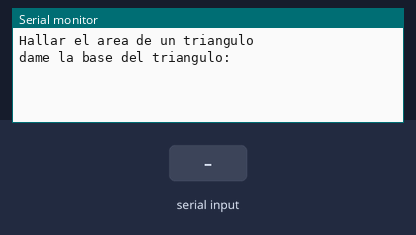
A sketch run on a simulated Arduino Uno, built with avr-gcc and run on an emulated ATmega328P. Shown: the last lines printed to the serial monitor. Inputs (shaded band) come from the test bench.

Above: at 1.2 s.
1.3 s: "90,45\n" received over Serial
At 2.66 s:
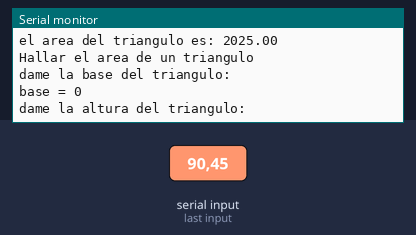
2.8 s: "30,150\n" received over Serial
At 4.6 s:
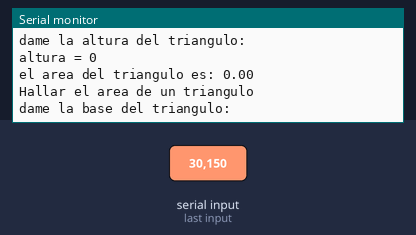

The sketch:

arduino.10.areatriangulo.ino
```cpp
//Calculo del area de un triagulo
int base = 0;                     //se declara la variable a de tipo entero y con valor 0
int altura = 0;                     //se declara la variable b de tipo entero y con valor 0
float area = 0;                  //se declara la variable suma de tipo float  con valor 0
int condicion = 0;             //se declara la variable condicion la cual controlara el flujo del programa

void setup() {                    //esta funcion solo se ejecuta una sola vez
  Serial.begin(9600);             //configura el puerto serial a 9600 de velocidad
}

void loop() {
  Serial.println("Hallar el area de un triangulo");
  Serial.println("dame la base del triangulo: ");

  while (condicion == 0) {        //si se cumple la condicion que es cero entrar a este bucle
    if (Serial.available() > 0) { //si hay algun dato en el puerto serial entrar a esta condicional if
      base = Serial.parseInt();      //el valor de base es un "parse" entero, es decir podemos darle valores enteros int.
      Serial.print("base = ");       //mostrar el valor
      Serial.println(base);          //de la variable "a"
      Serial.println("dame la altura del triangulo: ");
      condicion = 1;              //despues de introducir el valor de "a" cambia la condicion por 1 para salir del bucle while .
    }
  }

  while (condicion == 1) {        //como ahora la condicion vale 1 se entra a este bucle while
    if (Serial.available() > 0) { //verificamos si hay algun dato en el puerto serial, si hay se entra a esta condicion
      altura = Serial.parseInt();      //se entra el valor de altura tipo int gracias a parseInt()
      Serial.print("altura = ");       //muestra el valor
      Serial.println(altura);          //de la variable "altura"
      condicion = 2;              //despues de introducir el valor de "b" cambia la condicion por 2 para salir de este bucle while.
    }
  }
  // ya salimos de los bucles while ahora vamos a calcular el area.
  area = float(base) * float(altura) / 2;    //se calcula el area y se guarda en la variable area
  Serial.print("el area del triangulo es: ");
  Serial.println(area);           //se muestra la variable area
  Serial.println();
  Serial.println();
  condicion = 0;                  //se cambia la condicion a 0 de esa manera se regresa al bucle while donde se pide el valor de base
}
```

Measured:
- after the input at 1.3 s, the serial monitor: prints a new line at once (image 1)
- after the input at 2.8 s, the serial monitor: prints a new line at once (image 2)
